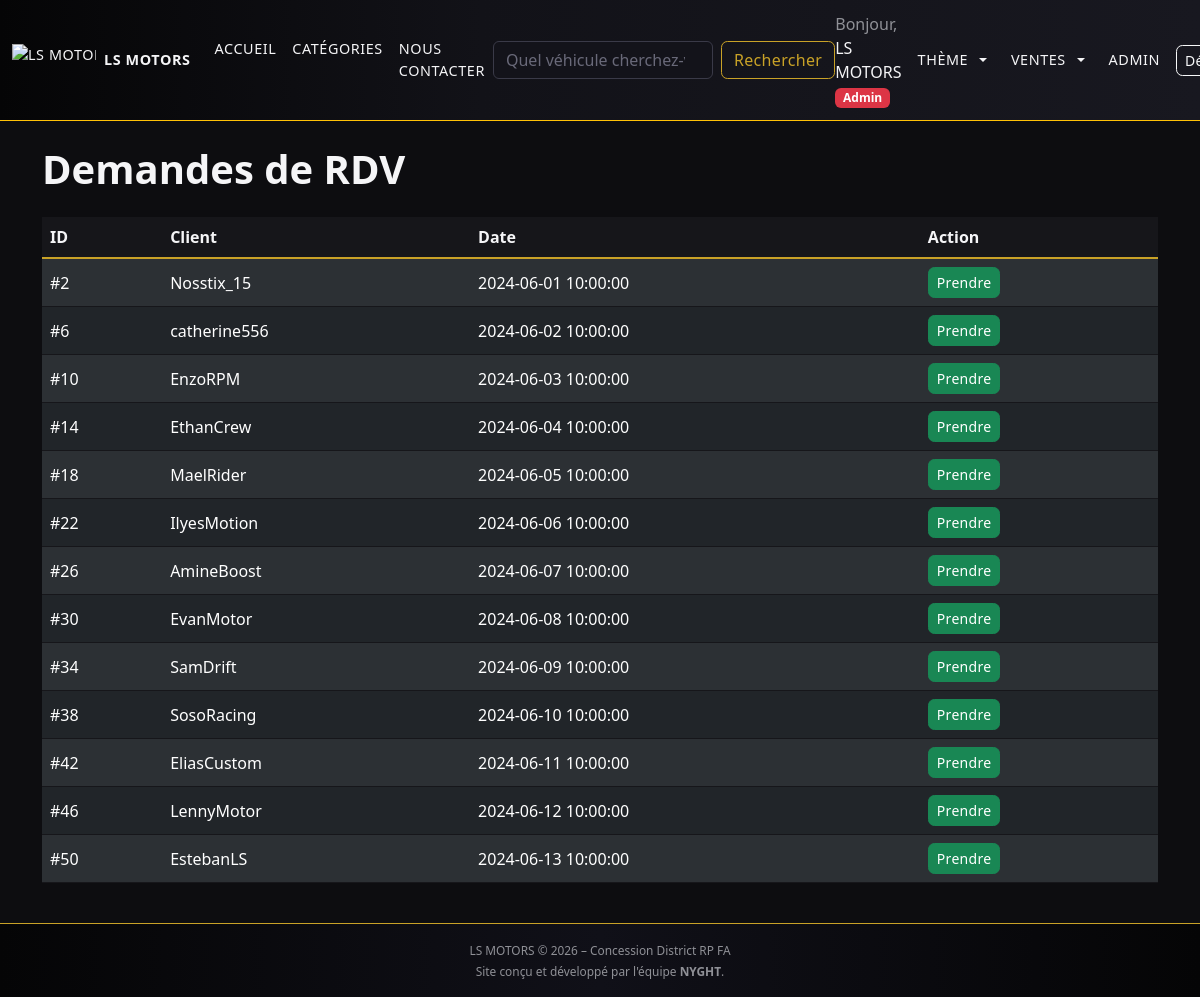
Screenshot of /index.php?page=rdv_demandes (signed in) with the database file from the repository.
### tables this page shows
CREATE TABLE IF NOT EXISTS rdv (
    ID INT NOT NULL AUTO_INCREMENT PRIMARY KEY,
    ID_Client INT NOT NULL,
    ID_Employe INT NULL,
    Statut VARCHAR(20) NOT NULL DEFAULT 'demande',  
    DateCreation DATETIME NOT NULL DEFAULT CURRENT_TIMESTAMP,
    DateMaj DATETIME NOT NULL DEFAULT CURRENT_TIMESTAMP ON UPDATE CURRENT_TIMESTAMP,
    CONSTRAINT fk_rdv_client FOREIGN KEY (ID_Client) REFERENCES utilisateur(ID),
    CONSTRAINT fk_rdv_employe FOREIGN KEY (ID_Employe) REFERENCES utilisateur(ID)
);

CREATE TABLE utilisateur (
    ID INT NOT NULL AUTO_INCREMENT PRIMARY KEY,
    Nom VARCHAR(50) NOT NULL,
    Prenom VARCHAR(50) NOT NULL,
    Email VARCHAR(100) NOT NULL UNIQUE,
    Passwrd VARCHAR(255) NOT NULL,
    Role ENUM('admin','employe','joueur') NOT NULL DEFAULT 'joueur',
    DiscordPseudo VARCHAR(100) NULL,

    DateInscription DATETIME NOT NULL DEFAULT CURRENT_TIMESTAMP
);

### model/rdv/rdvModel.php (called while the page is built, shortened)
<?php
class Rdv
{
    private PDO $bdd;
    public function __construct(PDO $bdd)
    {
        $this->bdd = $bdd;
    }
    public function getDemandes(): array
    {
        $req = $this->bdd->query("
            SELECT r.*, u.DiscordPseudo AS ClientDiscord
            FROM rdv r
            JOIN utilisateur u ON u.ID = r.ID_Client
            WHERE r.Statut = 'demande'
            ORDER BY r.DateCreation ASC
        ");
        return $req->fetchAll();
    }
}
?>

### view/pages/user/rdv_demandes.php (the view, shortened to what this page needs)
<?php
$model = new Rdv($bdd);
$demandes = $model->getDemandes();
?>
<h1 class="mb-4">Demandes de RDV</h1>
<?php if (empty($demandes)): ?>
    <div class="alert alert-info">Aucune demande en attente.</div>
<?php else: ?>
    <div class="table-responsive">
        <table class="table table-dark table-striped align-middle">
            <thead>
                <tr>
                    <th>ID</th>
                    <th>Client</th>
                    <th>Date</th>
                    <th>Action</th>
                </tr>
            </thead>
            <tbody>
            <?php foreach ($demandes as $d): ?>
                <tr>
                    <td>#<?php echo (int)$d['ID']; ?></td>
                    <td><?php echo htmlspecialchars($d['ClientDiscord'] ?? '—'); ?></td>
                    <td><?php echo htmlspecialchars($d['DateCreation']); ?></td>
                    <td>
                        <form method="post" action="index.php?page=rdv_take" class="m-0">
                            <button class="btn btn-success btn-sm" type="submit">Prendre</button>
                        </form>
                    </td>
                </tr>
            <?php endforeach; ?>
            </tbody>
        </table>
    </div>
<?php endif; ?>

### view/public/css/style.css (style rules this page uses)
:root { --noir: #050506; --noir-soft: #0d0d10; --anthracite: #16161a; --anthracite-clair: #1f1f26; --blanc: #f5f5f7; --gris-clair: #cfcfd4; --gris-moyen: #8f9096; --doré: #c9a227; --doré-foncé: #a38218; --rouge-erreur: #c0392b; }
body { background-color: var(--noir-soft) !important; color: var(--blanc) !important; font-family: system-ui, -apple-system, BlinkMacSystemFont, "Segoe UI", sans-serif; }
html, body { max-width: 100%; overflow-x: hidden; }
h1, h2, h3, h4, h5, h6 { color: var(--blanc); font-weight: 600; }
.table { color: var(--blanc); background-color: var(--anthracite-clair); }
.table thead th { color: var(--blanc); background-color: var(--anthracite); border-bottom: 2px solid var(--doré); }
.table tbody tr { border-color: var(--anthracite); }
.table tbody tr:nth-child(even) { background-color: #18181f; }
::placeholder { color: #696979 !important; }
.btn { border-radius: 0.4rem; font-weight: 500; letter-spacing: 0.02em; transition: all 0.18s ease-in-out; }

### rows the page displays
rdv: ID "2", ID_Client.DiscordPseudo "Nosstix_15", DateCreation "2024-06-01 10:00:00"
rdv: ID "6", ID_Client.DiscordPseudo "catherine556", DateCreation "2024-06-02 10:00:00"
rdv: ID "10", ID_Client.DiscordPseudo "EnzoRPM", DateCreation "2024-06-03 10:00:00"
rdv: ID "14", ID_Client.DiscordPseudo "EthanCrew", DateCreation "2024-06-04 10:00:00"
rdv: ID "18", ID_Client.DiscordPseudo "MaelRider", DateCreation "2024-06-05 10:00:00"
rdv: ID "22", ID_Client.DiscordPseudo "IlyesMotion", DateCreation "2024-06-06 10:00:00"
rdv: ID "26", ID_Client.DiscordPseudo "AmineBoost", DateCreation "2024-06-07 10:00:00"
rdv: ID "30", ID_Client.DiscordPseudo "EvanMotor", DateCreation "2024-06-08 10:00:00"
rdv: ID "34", ID_Client.DiscordPseudo "SamDrift", DateCreation "2024-06-09 10:00:00"
rdv: ID "38", ID_Client.DiscordPseudo "SosoRacing", DateCreation "2024-06-10 10:00:00"
rdv: ID "42", ID_Client.DiscordPseudo "EliasCustom", DateCreation "2024-06-11 10:00:00"
rdv: ID "46", ID_Client.DiscordPseudo "LennyMotor", DateCreation "2024-06-12 10:00:00"
rdv: ID "50", ID_Client.DiscordPseudo "EstebanLS", DateCreation "2024-06-13 10:00:00"

### other values shown
$_SESSION['utilisateur']['Prenom'] "LS MOTORS"
